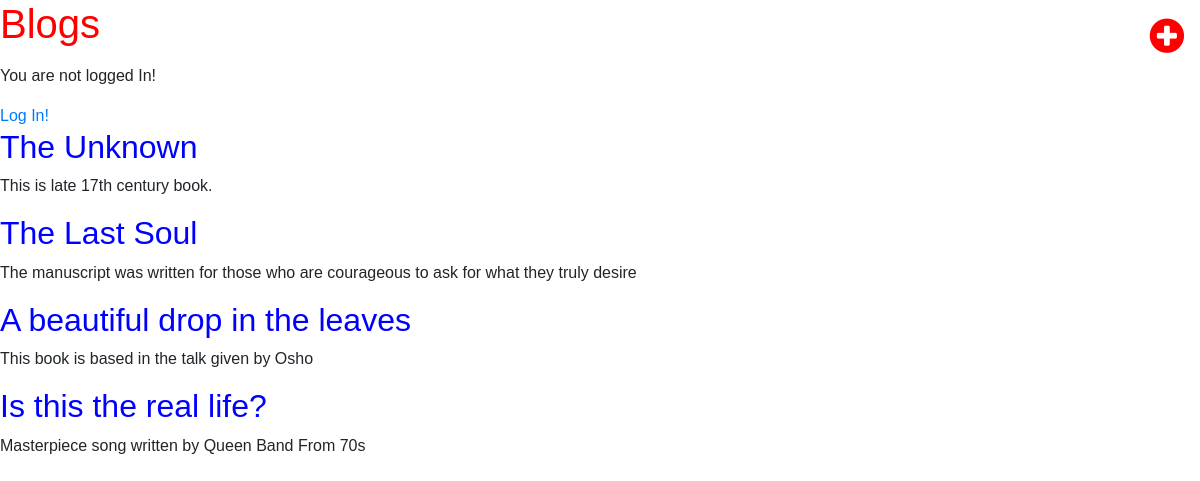
The app's page /, older data.
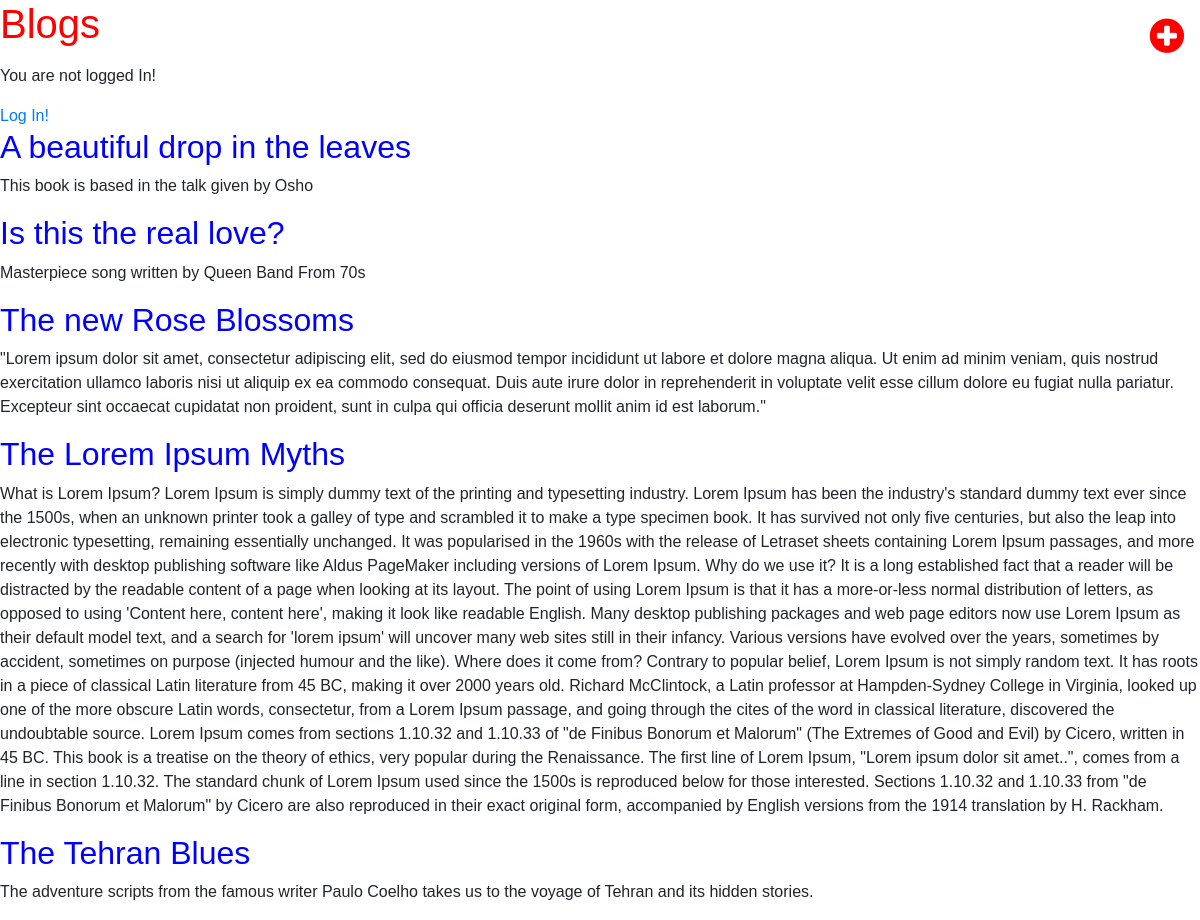
The same page, newer data.
### blog/models.py (models this page shows, shortened)
class Post(models.Model):
    title = models.CharField(max_length=200)
    author = models.ForeignKey(
        'auth.User',
        on_delete=models.CASCADE,
    )
    body = models.TextField()

### blog/views.py (the view)
# urls.py: path('',BlogListView.as_view(),name='home'),
class BlogListView(ListView):
    model = Post
    template_name = 'home.html'

### templates/home.html
{% extends './base.html' %}
{% block content %}
{% for post in object_list%}
<div class="post-entry">
		<h2><a href="{%url 'post_detail' post.pk%}">{{post.title}}</a></h2>
		<p>{{post.body}}</p>
</div>
{% endfor %}
{% endblock content %}

### templates/base.html (shortened to what this page needs)
{% load static %}
<html>
		<head>
				<link href="https://stackpath.bootstrapcdn.com/font-awesome/4.7.0/css/font-awesome.min.css"
					rel="stylesheet">
				<link href="https://stackpath.bootstrapcdn.com/bootstrap/4.4.1/css/bootstrap.min.css"
					rel="stylesheet">
				<link href="{% static  'css/base.css'%}" rel="stylesheet">
		</head>
		<body>
				<header>
				<div class="nav-left">
						<h1><a href="{% url 'home'%}">Blogs</a></h1>
				</div>
				<div class="nav-right mt-3 mr-3">
						<h1><a href="{% url 'post_new' %}"><i class="fa fa-plus-circle"></i></a></h1>
				</div>
				</header>
				{% if user.is_authenticated %}
					<p>Hi {{user.username}}!</p>
					<a href="{% url 'logout'%}">Log Out!</a>
				{% else %}
					<p>You are not logged In!</p>
					<a href="{% url 'login'%}">Log In!</a>
				{%endif%}
				<div>
						{%block content%}
						{%endblock content%}
				</div>
		</body>
</html>

### static/css/base.css (style rules this page uses)
body { font-family: 'Source Sans Pro', sans-serif; font-size: px; }
header { border-bottom: px solid # margin-bottom: rem; display: flex; }
header h1 a { color:red; text-decoration: none; }
.nav-left { margin-right: auto; }
.nav-right { display: flex; padding-top: rem; }
.post-entry { margin-bottom: rem; }
.post-entry h2 { margin: . rem ; }
.post-entry h2 a, .post-entry h2 a:visited { color: blue; text-decoration: none; }
.post-entry p { margin: ; font-weight: ; }

Row changes from the older to the newer data that the page shows:
removed Post: title "The Unknown", body "This is late 17th century book."
removed Post: title "The Last Soul", body "The manuscript was written for those who are courageous to ask for what they truly desire"
changed Post "Masterpiece song written by Queen Band From 70s": title "Is this the real life?" → "Is this the real love?"
added Post: title "The new Rose Blossoms", body "\"Lorem ipsum dolor sit amet, consectetur adipiscing elit, sed do eiusmod tempor incididunt ut labore et dolore magna aliqua. Ut enim ad minim veniam, quis nostrud exercitation ullamco laboris nisi ut aliquip ex ea commodo consequat. Duis aute irure dolor in reprehenderit in voluptate velit esse cillum dolore eu fugiat nulla pariatur. Excepteur sint occaecat cupidatat non proident, sunt in culpa qui officia deserunt mollit anim id est laborum.\""
added Post: title "The Lorem Ipsum Myths", body "What is Lorem Ipsum? Lorem Ipsum is simply dummy text of the printing and typesetting industry. Lorem Ipsum has been the industry's standard dummy text ever since the 1500s, when an unknown printer took a galley of type and scrambled it to make a type specimen book. It has survived not only five centuries, but also the leap into electronic typesetting, remaining essentially unchanged. It was popularised in the 1960s with the release of Letraset sheets containing Lorem Ipsum passages, and more recently with desktop publishing software like Aldus PageMaker including versions of Lorem Ipsum. Why do we use it? It is a long established fact that a reader will be distracted by the readable…"
added Post: title "The Tehran Blues", body "The adventure scripts from the famous writer Paulo Coelho takes us to the voyage of Tehran and its hidden stories."
